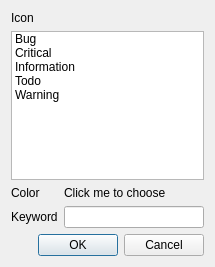
<?xml version="1.0" encoding="UTF-8"?>
<ui version="4.0">
 <class>TagDlgClass</class>
 <widget class="QDialog" name="TagDlgClass">
  <property name="geometry">
   <rect>
    <x>0</x>
    <y>0</y>
    <width>215</width>
    <height>267</height>
   </rect>
  </property>
  <property name="windowTitle">
   <string>Tag</string>
  </property>
  <layout class="QGridLayout" name="gridLayout">
   <item row="0" column="0">
    <widget class="QLabel" name="label_4">
     <property name="text">
      <string>Icon</string>
     </property>
    </widget>
   </item>
   <item row="1" column="0" colspan="2">
    <widget class="QListWidget" name="listWidget">
     <item>
      <property name="text">
       <string>Bug</string>
      </property>
      <property name="icon">
       <iconset resource="Resource.qrc">
        <normaloff>:/Images/Bug.png</normaloff>:/Images/Bug.png</iconset>
      </property>
     </item>
     <item>
      <property name="text">
       <string>Critical</string>
      </property>
      <property name="icon">
       <iconset resource="Resource.qrc">
        <normaloff>:/Images/Critical.png</normaloff>:/Images/Critical.png</iconset>
      </property>
     </item>
     <item>
      <property name="text">
       <string>Information</string>
      </property>
      <property name="icon">
       <iconset resource="Resource.qrc">
        <normaloff>:/Images/Information.png</normaloff>:/Images/Information.png</iconset>
      </property>
     </item>
     <item>
      <property name="text">
       <string>Todo</string>
      </property>
      <property name="icon">
       <iconset resource="Resource.qrc">
        <normaloff>:/Images/Todo.png</normaloff>:/Images/Todo.png</iconset>
      </property>
     </item>
     <item>
      <property name="text">
       <string>Warning</string>
      </property>
      <property name="icon">
       <iconset resource="Resource.qrc">
        <normaloff>:/Images/Warning.png</normaloff>:/Images/Warning.png</iconset>
      </property>
     </item>
    </widget>
   </item>
   <item row="2" column="0">
    <widget class="QLabel" name="label_2">
     <property name="text">
      <string>Color</string>
     </property>
    </widget>
   </item>
   <item row="2" column="1">
    <widget class="ColorLabel" name="labelColor">
     <property name="text">
      <string>Click me to choose</string>
     </property>
    </widget>
   </item>
   <item row="3" column="0">
    <widget class="QLabel" name="label_3">
     <property name="text">
      <string>Keyword</string>
     </property>
    </widget>
   </item>
   <item row="3" column="1">
    <widget class="QLineEdit" name="leKeyword"/>
   </item>
   <item row="4" column="0" colspan="2">
    <widget class="QDialogButtonBox" name="buttonBox">
     <property name="orientation">
      <enum>Qt::Horizontal</enum>
     </property>
     <property name="standardButtons">
      <set>QDialogButtonBox::Cancel|QDialogButtonBox::Ok</set>
     </property>
    </widget>
   </item>
  </layout>
 </widget>
 <customwidgets>
  <customwidget>
   <class>ColorLabel</class>
   <extends>QLabel</extends>
   <header>ColorLabel.h</header>
  </customwidget>
 </customwidgets>
 <resources>
  <include location="Resource.qrc"/>
 </resources>
 <connections>
  <connection>
   <sender>buttonBox</sender>
   <signal>accepted()</signal>
   <receiver>TagDlgClass</receiver>
   <slot>accept()</slot>
   <hints>
    <hint type="sourcelabel">
     <x>248</x>
     <y>254</y>
    </hint>
    <hint type="destinationlabel">
     <x>157</x>
     <y>274</y>
    </hint>
   </hints>
  </connection>
  <connection>
   <sender>buttonBox</sender>
   <signal>rejected()</signal>
   <receiver>TagDlgClass</receiver>
   <slot>reject()</slot>
   <hints>
    <hint type="sourcelabel">
     <x>316</x>
     <y>260</y>
    </hint>
    <hint type="destinationlabel">
     <x>286</x>
     <y>274</y>
    </hint>
   </hints>
  </connection>
 </connections>
</ui>
